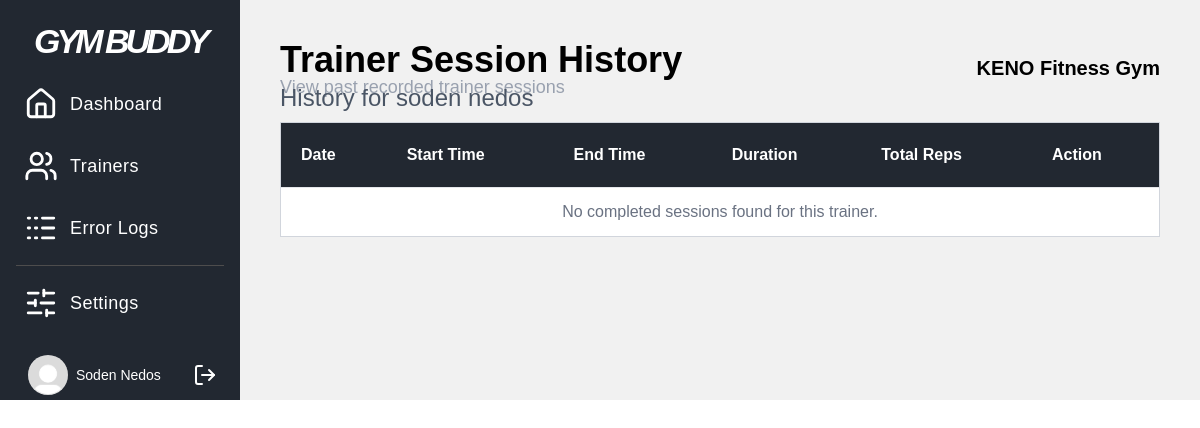
/admin/session_log/1 (signed in), run on the app's committed database.
### app.py (models this page shows, shortened)
class User(db.Model):
    id = db.Column(db.Integer, primary_key=True)
    firstname = db.Column(db.String(100), nullable=True)
    middlename = db.Column(db.String(100), nullable=True)
    lastname = db.Column(db.String(100), nullable=True)
    phone_num = db.Column(db.String(20), nullable=True)
    gender = db.Column(db.String(20), nullable=True)
    email = db.Column(db.String(120), unique=True, nullable=False)
    password_hash = db.Column(db.String(128), nullable=False)
    role = db.Column(db.String(50), nullable=False)
    gym_id = db.Column(db.Integer, db.ForeignKey('gym.id'), nullable=False)
    photo_url = db.Column(db.String(200), nullable=True)
    status = db.Column(db.String(20), nullable=False, default='unverified')
    assignments = db.relationship('Assignment', foreign_keys='Assignment.trainer_id', backref='trainer', lazy=True, cascade="all, delete-orphan")
    workout_sessions = db.relationship('WorkoutSession', backref='user', lazy=True, cascade="all, delete-orphan")

### app.py (the view)
@app.route("/admin/session_log/<int:user_id>")
@admin_required
def trainer_session_log(user_id):
    gym_id = session['user_gym_id']
    trainer = User.query.filter_by(id=user_id, gym_id=gym_id).first_or_404()
    all_sessions = WorkoutSession.query.filter_by(gym_id=gym_id, user_id=user_id).filter(WorkoutSession.end_time != None).order_by(WorkoutSession.start_time.desc()).all()
    return render_template("trainer_session_log.html", sessions=all_sessions, trainer=trainer)

### app.py (called while the page is built)
def admin_required(f):
    @wraps(f)
    def decorated_function(*args, **kwargs):
        if 'user_id' not in session or session.get('user_role') != 'Gym Owner':
            flash('You do not have permission to access this page.', 'error')
            return redirect(url_for('login'))
        return f(*args, **kwargs)
    return decorated_function

### templates/trainer_session_log.html (shortened to what this page needs)
{% extends "house.html" %}
{% block content %}
<div class="p-10 bg-[#f1f1f1] h-full font-Helvetica flex flex-col">
    <div id="header" class="w-full grid grid-cols-2 h-[7%] mb-5">
        <div>
            <h1 class="text-4xl font-semibold">Trainer Session History</h1>
            <p class="text-lg text-gray-400 font-normal leading-[15px]">View past recorded trainer sessions</p>
        </div>
        <div class="flex justify-end items-center gap-2">
            <h1 class="text-xl font-Helvetica font-semibold">{{ session.get('user_gym_name', 'Admin') }}</h1>
        </div>
    </div>
    <h2 class="text-2xl text-gray-600 mb-2">History for {{ trainer.firstname }} {{ trainer.lastname }}</h2>
    <div class="border border-gray-300">
        <table class="w-full">
            <thead class="border-b text-white bg-[#222831]  border-gray-200">
                <tr>
                    <th class="p-5 text-left">Date</th>
                    <th class="p-5 text-left">Start Time</th>
                    <th class="p-5 text-left">End Time</th>
                    <th class="p-5 text-left">Duration</th>
                    <th class="p-5 text-left">Total Reps</th>
                    <th class="p-5 text-left">Action</th>
                </tr>
            </thead>
            <tbody class="bg-white">
                {% for session in sessions %}
                <tr class="hover:bg-gray-50 border-b border-gray-100">
                    <td class="p-3">{{ session.start_time.strftime('%b %d, %Y') }}</td>
                    <td class="p-3">{{ session.start_time.strftime('%I:%M %p') }}</td>
                    <td class="p-3">{{ session.end_time.strftime('%I:%M %p') }}</td>
                    <td class="p-3">
                        {% set duration = session.end_time - session.start_time %}
                        {% set hours = (duration.total_seconds() // 3600) | int %}
                        {% set minutes = ((duration.total_seconds() % 3600) // 60) | int %}
                        {{ hours }}hrs {{ minutes }}mins
                    </td>
                    <td class="p-3">{{ session.total_reps }}</td>
                    <td class="p-3">
                        <a href="{{ url_for('trainer_session_detail', session_id=session.id) }}" class="text-blue-500 hover:underline">
                            View Details
                        </a>
                    </td>
                </tr>
                {% else %}
                <tr class="h-[50dvh]">
                    <td colspan="6" class="p-3 text-center text-gray-500">No completed sessions found for this trainer.</td>
                </tr>
                {% endfor %}
            </tbody>
        </table>
    </div>
</div>
{% endblock %}

### templates/house.html (shortened to what this page needs)
<!DOCTYPE html>
<html lang="en">
<head>
    <link rel="stylesheet" href="{{url_for('static',filename='dist/output.css')}}">
</head>
<body>
    <div class="flex h-[100dvh]">
        <nav class="bg-[#222831] w-[240px] flex-shrink-0 p-4 flex flex-col justify-between">
            <div class="flex flex-col gap-3 font-Helvetica">
                {% if session.user_role == 'Gym Owner' %}
                    <h2 class="self-center text-[34px] text-white font-bold font-Helvetica italic -tracking-[4px]">GYM BUDDY</h2>
                    <a href="{{ url_for('admin_dashboard') }}" class="flex tracking-wide text-lg items-center gap-3 p-2 rounded-lg text-white hover:bg-[#343a44] transition delay-50 duration-150 ease-in-out" title="Admin Dashboard">
                        <h1>Dashboard</h1>
                    </a>
                    <a href="{{ url_for('trainers') }}" class="flex tracking-wide text-lg items-center gap-3 p-2 rounded-lg text-white hover:bg-[#343a44] transition delay-50 duration-150 ease-in-out" title="Manage Users">
                        <h1>Trainers</h1>
                    </a>
                {% endif %}
                <a href="{{ url_for('errorlogpage') }}" class="flex tracking-wide text-lg items-center gap-3 p-2 rounded-lg text-white hover:bg-[#343a44] transition delay-50 duration-150 ease-in-out">
                    <h1>Error Logs</h1>
                </a>
                <hr class="border-[#4E4D4D]">
                <a href="{{ url_for('settings') }}" class="flex tracking-wide text-lg items-center gap-3 p-2 rounded-lg text-white hover:bg-[#343a44] transition delay-50 duration-150 ease-in-out">
                    <h1>Settings</h1>
                </a>
            </div>
            <div class="grid grid-cols-[1fr_15%] h-[10%] items-center gap-2">
                <a href="{{ url_for('profile') }}" class="flex gap-2 items-center py-2 px-3 rounded-2xl !bg-transparent hover:!bg-[#343a44] transition delay-50 duration-150 ease-in-out">
                    <img class="h-[40px] w-[40px] object-cover rounded-4xl" src="{{ url_for('static', filename=session.get('user_photo_url', 'src/images/Default_pfp.jpg')) }}" alt="User Profile Photo">
                    <h1 class="text-white font-Helvetica text-sm !bg-none">{{ session.get('user_firstname', '')|title }} {{ session.get('user_lastname', '')|title }}</h1>
                </a>
                <div>
                    <a href="{{ url_for('logout') }}" class="Logout " id="logout-link" title="Logout">
                        <svg class="hover:!stroke-amber-400" xmlns="http://www.w3.org/2000/svg" width="24" height="24" viewBox="0 0 24 24" fill="none" stroke="white" stroke-width="2" stroke-linecap="round" stroke-linejoin="round"><path d="m16 17 5-5-5-5"/><path d="M21 12H9"/><path d="M9 21H5a2 2 0 0 1-2-2V5a2 2 0 0 1 2-2h4"/></svg>
                    </a>
                </div>
            </div>
        </nav>
        <div class="flex-grow overflow-y-auto">
            {% block content %} {% endblock %}
        </div>
    </div>
</body>
</html>

### templates/house.html (style rules this page uses)
a:is(:link, :active, :visited).active { background-color: #D9D9D9; color: black; }

### data on the page
User: get "Soden", get "Nedos", firstname "soden", lastname "nedos"

### other printed values
{{ session.get('user_gym_name', 'Admin') }} "KENO Fitness Gym"
